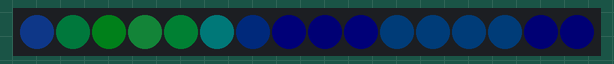
The sketch below on a simulated Arduino Uno, built with avr-gcc and run on an emulated ATmega328P. Shown: 16 RGB LEDs in strip order, left to right. Dim RGB values are drawn brighter than linear.

Above: at 0.15 s.
At 0.76 s:
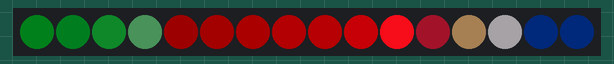
At 1.37 s:
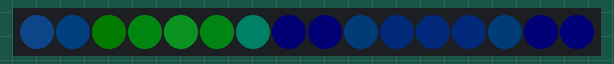
At 1.8 s:
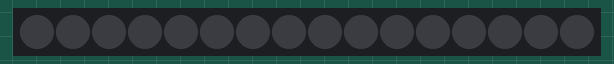
At 3.73 s:
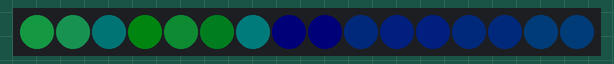

The sketch:

NeopixelBMP.ino
```cpp
/* Digital Fotografie Hacks
 * Neopixel POV:
 * Ein POV Display mit Adafruit Neopixel Sticks
 * v0.1, 2014-12-14, Peter Recktenwald
*/
/*-----( Importiere benoetigte Bibliotheken )-----*/
#include <Adafruit_NeoPixel.h>
#include <avr/pgmspace.h>
#include "./gamma.h"
#include "./image888.c"

/*-----( Definitionen )-----*/
#define pixelPin 7

#define COLUMN_TIME  15 // Time[ms] of every single column is switched on
#define SPACER       10 // This value multiplied the columnTime to get a spacer between the content of the whole array


/*-----( Variablen )-----*/
// Parameter 1 = number of pixels in strip
// Parameter 2 = Arduino pin number (most are valid)
// Parameter 3 = pixel type flags, add together as needed:
//   NEO_KHZ800  800 KHz bitstream (most NeoPixel products w/WS2812 LEDs)
//   NEO_KHZ400  400 KHz (classic 'v1' (not v2) FLORA pixels, WS2811 drivers)
//   NEO_GRB     Pixels are wired for GRB bitstream (most NeoPixel products)
//   NEO_RGB     Pixels are wired for RGB bitstream (v1 FLORA pixels, not v2)
Adafruit_NeoPixel strip = Adafruit_NeoPixel(16, pixelPin, NEO_GRB + NEO_KHZ800);

// IMPORTANT: To reduce NeoPixel burnout risk, add 1000 uF capacitor across
// pixel power leads, add 300 - 500 Ohm resistor on first pixel's data input
// and minimize distance between Arduino and first pixel.  Avoid connecting
// on a live circuit...if you must, connect GND first.

void setup() {
  strip.begin();
  strip.show(); // Initialize all pixels to 'off'
}

void loop() {
  bitmap32POV(10);
}

// Fill the dots one after the other with a color
void colorWipe(uint32_t c) {
  for (uint16_t i = 0; i < strip.numPixels(); i++) {
    strip.setPixelColor(i, c);
    strip.show();
  }
}

// bitmap32POV
void bitmap32POV(int repeat)
{
  int raw_r, raw_g, raw_b;
  int corr_r, corr_g, corr_b;
  int bmpcnt;
  for (int i = 0; i < repeat; i++)
  {
    bmpcnt = 0;
    for (uint16_t column = 0; column < BMPHEIGHT; column++)
    {
      for (uint16_t i = 0; i < strip.numPixels(); i++)
      {
        raw_b = (image32[bmpcnt] & 0x00ff0000) >> 16;
        corr_b = pgm_read_byte(&gamma[raw_b]);
        raw_g = (image32[bmpcnt] & 0x0000ff00) >> 8;
        corr_g = pgm_read_byte(&gamma[raw_g]);
        raw_r = (image32[bmpcnt] & 0x000000ff);
        corr_r = pgm_read_byte(&gamma[raw_r]);
        bmpcnt++;
        strip.setPixelColor(i, strip.Color(corr_r, corr_g, corr_b));
      }
      strip.show();
      delay(COLUMN_TIME );
    }
  }
  colorWipe(0);
  delay(10* SPACER * COLUMN_TIME);
}
```

image888.c
```cpp
#define COLOR_BPP          16
#define COLOR_STORAGE_SIZE 2
#define BMPWIDTH           16
#define BMPHEIGHT          11

const unsigned long image32[] = {
  0x004d3724, 0x00242b14, 0x00273c1a, 0x00314420, 0x002c3e1d, 0x002e2e17,
  0x00312215, 0x002a1d12, 0x0024190f, 0x002a1e13, 0x00302216, 0x00302216,
  0x002f2117, 0x002d2016, 0x00291e14, 0x00281d13, 0x004c3c25, 0x00272e17,
  0x00314821, 0x00445e30, 0x002c371b, 0x002f2f18, 0x00322316, 0x002b1e12,
  0x00261b11, 0x002e2015, 0x00322317, 0x00342519, 0x00322318, 0x002f2017,
  0x002d1f16, 0x002b1f15, 0x004c3f26, 0x002d3218, 0x00375226, 0x002f3b1e,
  0x0019220e, 0x00273418, 0x00312519, 0x002a1d16, 0x00261b17, 0x002e201e,
  0x0034241f, 0x00362619, 0x00352519, 0x00312317, 0x002f2117, 0x002d1f16,
  0x0044532a, 0x00313f1f, 0x00323e1f, 0x0013180e, 0x00110b44, 0x0012094e,
  0x00130858, 0x00140862, 0x00170a6a, 0x001d0f7b, 0x00351ea2, 0x0037271a,
  0x00362619, 0x00332418, 0x00312217, 0x002f2016, 0x00385826, 0x00293e1e,
  0x00283a19, 0x002c3930, 0x00140a62, 0x00170b6c, 0x00190b76, 0x001b0b81,
  0x001f0d8b, 0x00250fa0, 0x005f3ee2, 0x003a2746, 0x0037271b, 0x0035261a,
  0x00322317, 0x00302216, 0x00283d1a, 0x0026371a, 0x00344e22, 0x00505f4a,
  0x001f1272, 0x001e117d, 0x001f0f87, 0x00241193, 0x0028149b, 0x003117b2,
  0x006950f5, 0x004b367a, 0x00637581, 0x00807f81, 0x0035281e, 0x00322216,
  0x0029411d, 0x003d5328, 0x007e834b, 0x00424039, 0x00190c6d, 0x001a0c76,
  0x001c0d82, 0x0024128e, 0x00291596, 0x00341ba9, 0x006441e3, 0x003a2843,
  0x0037271a, 0x00352519, 0x00332317, 0x00312216, 0x00496332, 0x00576835,
  0x00494d2a, 0x00263d1e, 0x0021195d, 0x00160e64, 0x00180c6c, 0x001a0e76,
  0x001f117e, 0x00211188, 0x003921a3, 0x0038271a, 0x00372618, 0x00342418,
  0x00322216, 0x00302115, 0x004d6833, 0x004e5f31, 0x00212913, 0x0024471c,
  0x00374f27, 0x0025391b, 0x0034321e, 0x002b1e15, 0x002a1d16, 0x0032231a,
  0x0036261a, 0x00372618, 0x00352418, 0x00332317, 0x00302115, 0x002f2014,
  0x00495a2e, 0x00484126, 0x0017210e, 0x0022431b, 0x00385a28, 0x0026411a,
  0x0034331b, 0x00271b10, 0x002a1d12, 0x00322216, 0x00352518, 0x00362518,
  0x00342417, 0x00322216, 0x002f2014, 0x002c1e12, 0x004e3b25, 0x00392f1b,
  0x001e3415, 0x0025471b, 0x00375d28, 0x0027431b, 0x00393e1f, 0x00251a0f,
  0x00291c11, 0x00302115, 0x00332317, 0x00342317, 0x00322216, 0x002f2014,
  0x002e1f13, 0x002b1d12
};
```

Source omitted: gamma.h (data table, 3553 bytes)

Measured:
- by itself, everything shown: repeats every 3.3 s, in 7 steps
- what the display in image 3 shows lasts 1.5 s, from 1.8 s to 3.3 s
